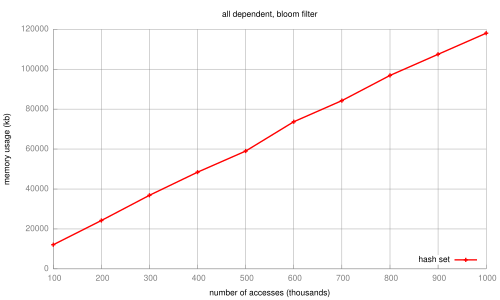

gnuplot code for this plot:
set terminal pdf
set output 'dissertation-gnuplottex-fig33.pdf'
load '../dynamic/formatted-results/vector-survey-0.8/bloomfilter-memory.gnuplot'
